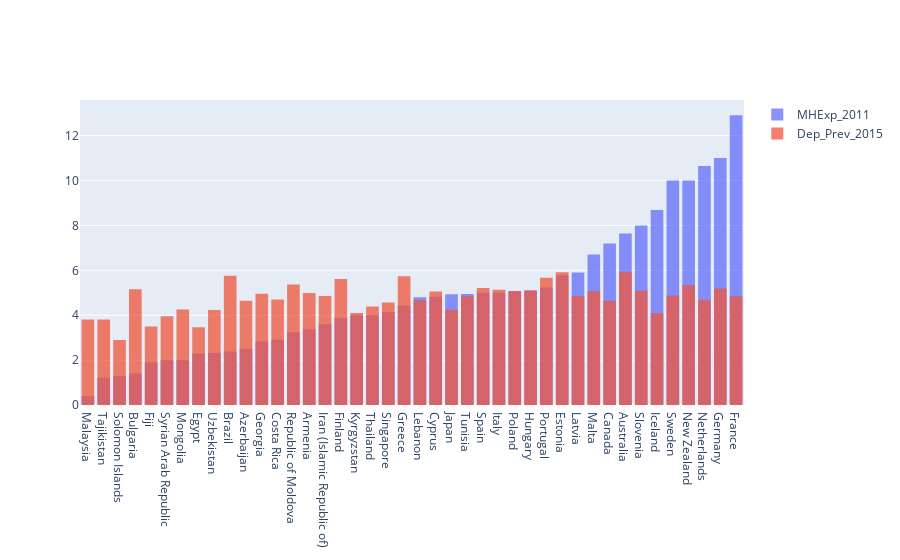
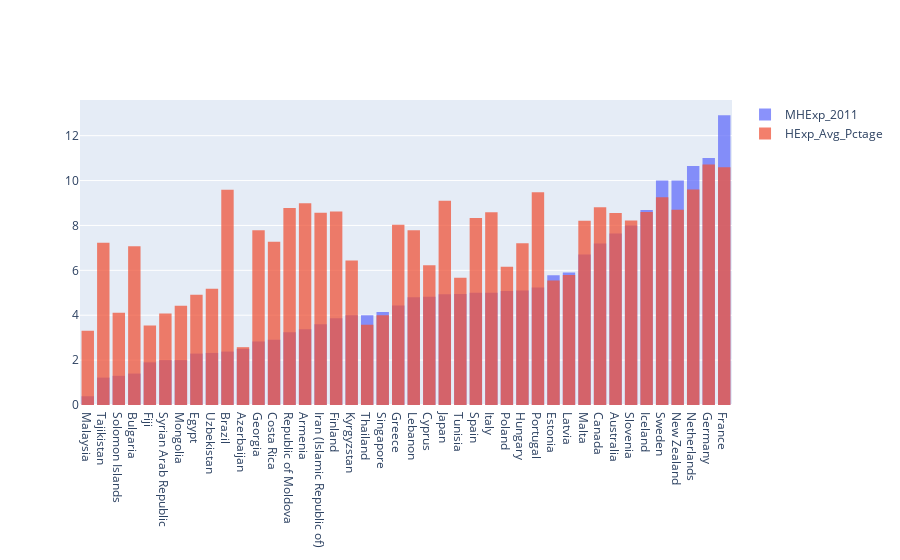
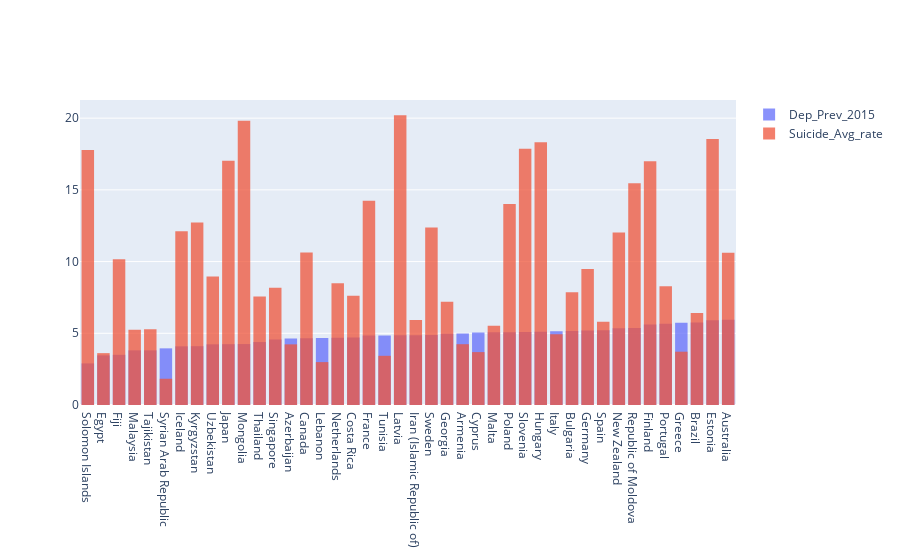
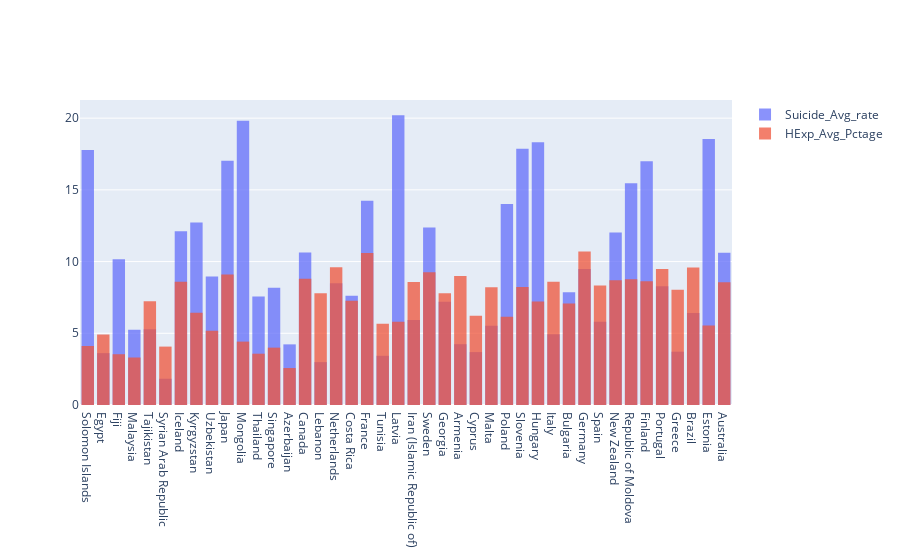

Notebook code cell kept with these figures, in order:
### Markdown cell above
#Plotly and Graphs

### Code cell
# let's see what is the mental health (MH) expenditure distribution according to the 2011 index, and the depression estimate in 2015
df=df.sort_values('MHExp_Pctage_2011',ascending=True)
fig=go.Figure()
fig.add_trace(go.Histogram(x=df['Country_Name'],y=df['MHExp_Pctage_2011'],histfunc='avg',name='MHExp_2011'))
fig.add_trace(go.Histogram(x=df['Country_Name'],y=df['Dep_Num_2015'],histfunc='avg',name='Dep_Prev_2015'))
fig.update_layout(barmode='overlay')
fig.update_traces(opacity=0.75)
fig.show()

#check relation between discrete and continuous variables: MHExp_2011 and HExp_Pctage | Dep_Num_2015 and suicide rates p100,000 population
fig2=go.Figure()
fig2.add_trace(go.Histogram(x=df['Country_Name'],y=df['MHExp_Pctage_2011'],histfunc='avg',name='MHExp_2011'))
fig2.add_trace(go.Histogram(x=df['Country_Name'],y=df['HExp_Pctage_Y'],histfunc='avg',name='HExp_Avg_Pctage'))
fig2.update_layout(barmode='overlay')
fig2.update_traces(opacity=0.75)
fig2.show()

df=df.sort_values('Dep_Num_2015',ascending=True)
fig3=go.Figure()
fig3.add_trace(go.Histogram(x=df['Country_Name'],y=df['Dep_Num_2015'],histfunc='avg',name='Dep_Prev_2015'))
fig3.add_trace(go.Histogram(x=df['Country_Name'],y=df['Suicide_p100'],histfunc='avg',name='Suicide_Avg_rate'))
fig3.update_layout(barmode='overlay')
fig3.update_traces(opacity=0.75)
fig3.show()

fig4=go.Figure()
fig4.add_trace(go.Histogram(x=df['Country_Name'],y=df['Suicide_p100'],histfunc='avg',name='Suicide_Avg_rate'))
fig4.add_trace(go.Histogram(x=df['Country_Name'],y=df['HExp_Pctage_Y'],histfunc='avg',name='HExp_Avg_Pctage'))
fig4.update_layout(barmode='overlay')
fig4.update_traces(opacity=0.75)
fig4.show()

##with no clear relation between both discrete index, 2015 prevalence depression looks stable no matter the MH expenditure in 2011
#and also no relation between each discrete index and it's continuous comparison
#but we do find a relation between Health Expenditure and Suicide rates

### Figure 1 — Plotly figure (JSON) as saved in the notebook; plotly's stock layout.template omitted (floating-point values rounded to 4 significant figures; data arrays with more than 128 entries replaced by an {"elided": "..."} marker saying what was removed)
{"data": [{"histfunc": "avg", "name": "MHExp_2011", "opacity": 0.75, "type": "histogram", "x": {"elided": "531 str values"}, "y": {"elided": "531 float values"}}, {"histfunc": "avg", "name": "Dep_Prev_2015", "opacity": 0.75, "type": "histogram", "x": {"elided": "531 str values"}, "y": {"elided": "531 float values"}}], "layout": {"barmode": "overlay"}}

### Figure 2 — Plotly figure (JSON) as saved in the notebook; plotly's stock layout.template omitted (floating-point values rounded to 4 significant figures; data arrays with more than 128 entries replaced by an {"elided": "..."} marker saying what was removed)
{"data": [{"histfunc": "avg", "name": "MHExp_2011", "opacity": 0.75, "type": "histogram", "x": {"elided": "531 str values"}, "y": {"elided": "531 float values"}}, {"histfunc": "avg", "name": "HExp_Avg_Pctage", "opacity": 0.75, "type": "histogram", "x": {"elided": "531 str values"}, "y": {"elided": "531 float values"}}], "layout": {"barmode": "overlay"}}

### Figure 3 — Plotly figure (JSON) as saved in the notebook; plotly's stock layout.template omitted (floating-point values rounded to 4 significant figures; data arrays with more than 128 entries replaced by an {"elided": "..."} marker saying what was removed)
{"data": [{"histfunc": "avg", "name": "Dep_Prev_2015", "opacity": 0.75, "type": "histogram", "x": {"elided": "531 str values"}, "y": {"elided": "531 float values"}}, {"histfunc": "avg", "name": "Suicide_Avg_rate", "opacity": 0.75, "type": "histogram", "x": {"elided": "531 str values"}, "y": {"elided": "531 float values"}}], "layout": {"barmode": "overlay"}}

### Figure 4 — Plotly figure (JSON) as saved in the notebook; plotly's stock layout.template omitted (floating-point values rounded to 4 significant figures; data arrays with more than 128 entries replaced by an {"elided": "..."} marker saying what was removed)
{"data": [{"histfunc": "avg", "name": "Suicide_Avg_rate", "opacity": 0.75, "type": "histogram", "x": {"elided": "531 str values"}, "y": {"elided": "531 float values"}}, {"histfunc": "avg", "name": "HExp_Avg_Pctage", "opacity": 0.75, "type": "histogram", "x": {"elided": "531 str values"}, "y": {"elided": "531 float values"}}], "layout": {"barmode": "overlay"}}
